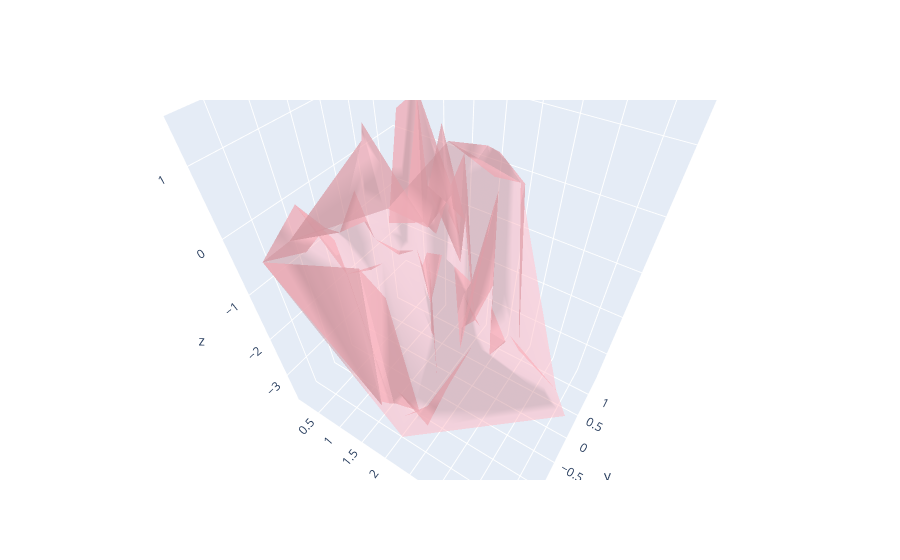

Here is the notebook cell this chart was saved with:
### Code cell
import plotly.graph_objects as go
import numpy as np

# Download data set from plotly repo
# 'https://raw.githubusercontent.com/plotly/datasets/master/mesh_dataset.txt'))
pts = np.loadtxt(np.DataSource().open('https://raw.githubusercontent.com/plotly/datasets/master/mesh_dataset.txt'))
x, y, z = pts.T

fig = go.Figure(data=[go.Mesh3d(x=x, y=y, z=z, color='lightpink', opacity=0.50)])
fig.show()
